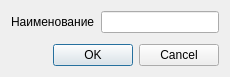
<?xml version="1.0" encoding="UTF-8"?>
<ui version="4.0">
 <class>RTPTechGroup::MainWindow::ToolBarProp</class>
 <widget class="QDialog" name="RTPTechGroup::MainWindow::ToolBarProp">
  <property name="geometry">
   <rect>
    <x>0</x>
    <y>0</y>
    <width>230</width>
    <height>77</height>
   </rect>
  </property>
  <property name="windowTitle">
   <string>Свойство панели инструментов</string>
  </property>
  <layout class="QVBoxLayout" name="verticalLayout">
   <item>
    <layout class="QGridLayout" name="gridLayout">
     <item row="0" column="0">
      <widget class="QLabel" name="labelName">
       <property name="text">
        <string>Наименование</string>
       </property>
      </widget>
     </item>
     <item row="0" column="1">
      <widget class="QLineEdit" name="lineEditName"/>
     </item>
    </layout>
   </item>
   <item>
    <spacer name="verticalSpacer">
     <property name="orientation">
      <enum>Qt::Vertical</enum>
     </property>
     <property name="sizeHint" stdset="0">
      <size>
       <width>20</width>
       <height>40</height>
      </size>
     </property>
    </spacer>
   </item>
   <item>
    <widget class="QDialogButtonBox" name="buttonBox">
     <property name="orientation">
      <enum>Qt::Horizontal</enum>
     </property>
     <property name="standardButtons">
      <set>QDialogButtonBox::Cancel|QDialogButtonBox::Ok</set>
     </property>
    </widget>
   </item>
  </layout>
 </widget>
 <resources/>
 <connections>
  <connection>
   <sender>buttonBox</sender>
   <signal>accepted()</signal>
   <receiver>RTPTechGroup::MainWindow::ToolBarProp</receiver>
   <slot>accept()</slot>
   <hints>
    <hint type="sourcelabel">
     <x>248</x>
     <y>254</y>
    </hint>
    <hint type="destinationlabel">
     <x>157</x>
     <y>274</y>
    </hint>
   </hints>
  </connection>
  <connection>
   <sender>buttonBox</sender>
   <signal>rejected()</signal>
   <receiver>RTPTechGroup::MainWindow::ToolBarProp</receiver>
   <slot>reject()</slot>
   <hints>
    <hint type="sourcelabel">
     <x>316</x>
     <y>260</y>
    </hint>
    <hint type="destinationlabel">
     <x>286</x>
     <y>274</y>
    </hint>
   </hints>
  </connection>
 </connections>
</ui>
